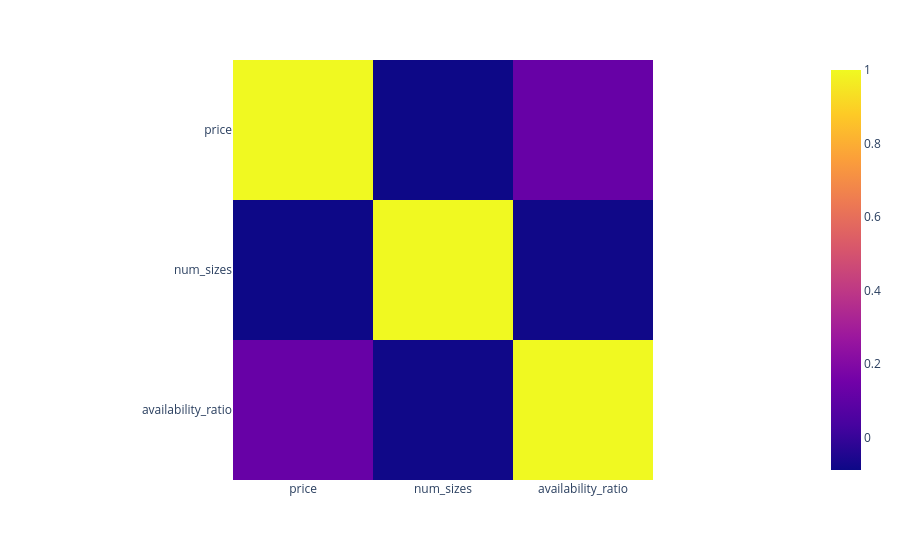

The code cell stored with this chart in its notebook:
### Code cell
data_corr = data[[
    "price",
    "num_sizes",
    "availability_ratio"
]].corr(numeric_only=True)

# Do expensive products offer more sizes?
# Are expensive products more likely to sell out?

fig = px.imshow(data_corr)
fig.show()

### Figure 1 — Plotly figure (JSON) as saved in the notebook; plotly's stock layout.template omitted (floating-point values rounded to 4 significant figures)
{"data": [{"coloraxis": "coloraxis", "hovertemplate": "x: %{x}<br>y: %{y}<br>color: %{z}<extra></extra>", "name": "0", "type": "heatmap", "x": ["price", "num_sizes", "availability_ratio"], "xaxis": "x", "y": ["price", "num_sizes", "availability_ratio"], "yaxis": "y", "z": [[1.0, -0.08758, 0.1246], [-0.08758, 1.0, -0.08146], [0.1246, -0.08146, 1.0]]}], "layout": {"coloraxis": {"colorscale": [[0, "#0d0887"], [0.1111, "#46039f"], [0.2222, "#7201a8"], [0.3333, "#9c179e"], [0.4444, "#bd3786"], [0.5556, "#d8576b"], [0.6667, "#ed7953"], [0.7778, "#fb9f3a"], [0.8889, "#fdca26"], [1, "#f0f921"]]}, "margin": {"t": 60}, "xaxis": {"anchor": "y", "constrain": "domain", "domain": [0, 1], "scaleanchor": "y"}, "yaxis": {"anchor": "x", "autorange": "reversed", "constrain": "domain", "domain": [0, 1]}}}
